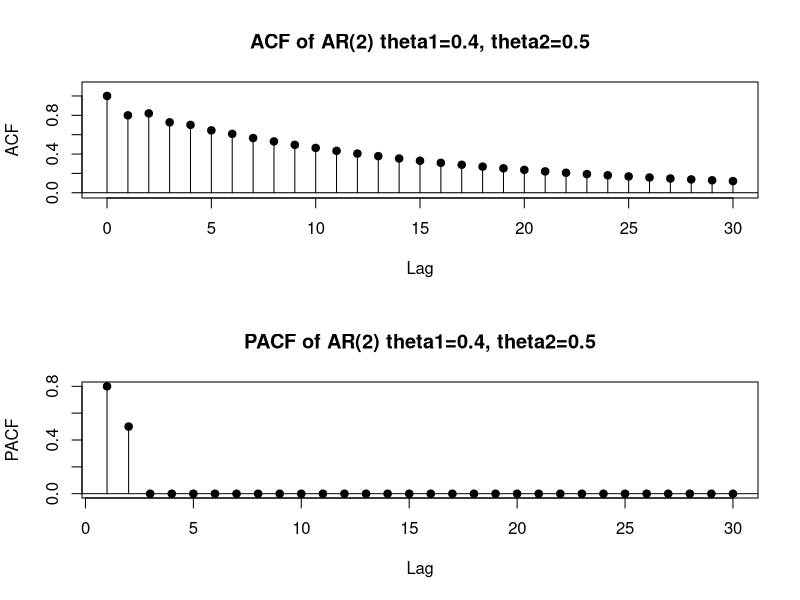
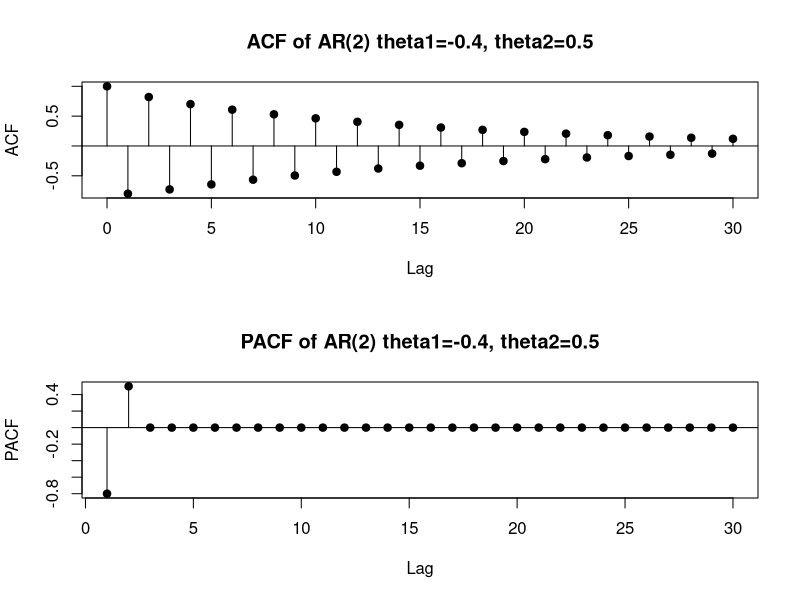
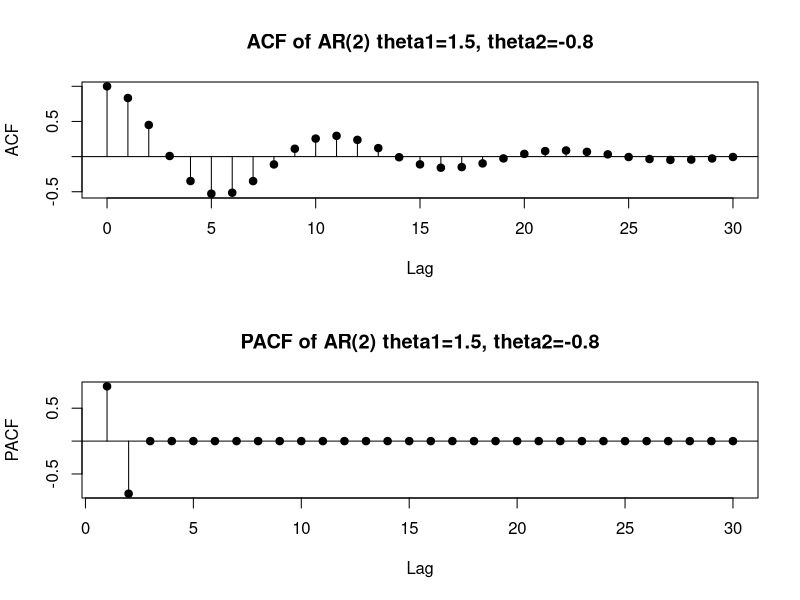
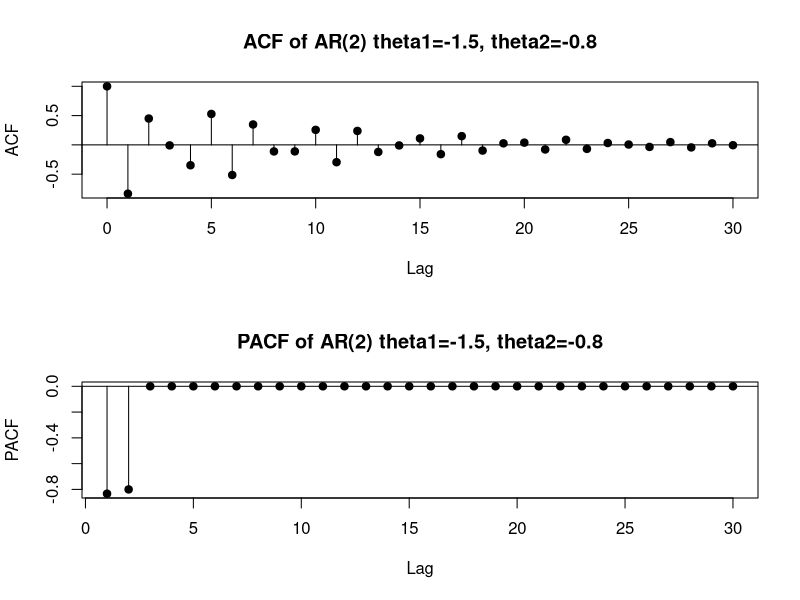
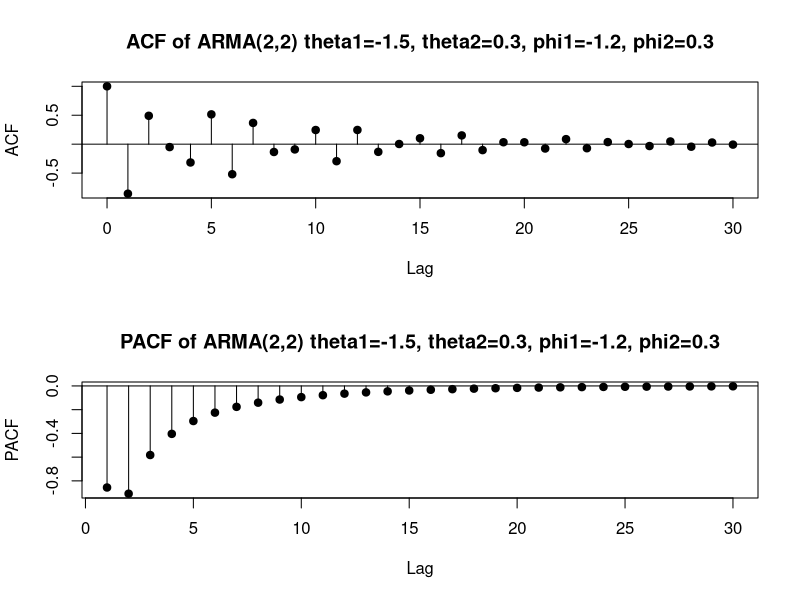

Write R code to recreate these figures, in order.
### 1
# a
0.6*(2.5-0)+0.8*0.5
0.6*(1.9-0)
0.6*(1.14-0)

# b
15 + 0.6*(2.5-15)+0.8*0.5
15 + 0.6*(7.9-15)+0.8*0
15 + 0.6*(10.74-15)+0.8*0

# c
0.01+0.6*(2.5-0.01)+0.8*0.5
0.01+0.6*(2.5-0.01)+0.8*0.5 + 7.5

0.01+0.6*(1.904-0.01)+0.8*0
0.01+0.6*(1.904-0.01)+0.8*0 + 9.404

0.01+0.6*(1.1464-0.01)+0.8*0
0.01+0.6*(1.1464-0.01)+0.8*0 + 10.5504

### 2
# a
0+0.6*(2.5-0)+(-0.8)*(-0.3)+0.5*(0.5)
0+0.6*(1.99-0)+(-0.8)*(0)+0.5*(-0.3)
0+0.6*(1.044-0)+(-0.8)*(0)+0.5*(0)

# b
15+0.6*(2.5-15)+(-0.8)*(-0.3)+0.5*(0.5)
15+0.6*(7.99-15)+(-0.8)*(0)+0.5*(-0.3)
15+0.6*(10.644-15)+(-0.8)*(0)+0.5*(0)

# c
0.01+0.6*(2.5-0.01)+(-0.8)*(-0.3)+0.5*(0.5)
0.01+0.6*(2.5-0.01)+(-0.8)*(-0.3)+0.5*(0.5) + 7.5

0.01+0.6*(1.994-0.01)+(-0.8)*0+0.5*(-0.3)
0.01+0.6*(1.994-0.01)+(-0.8)*0+0.5*(-0.3) + 9.494

0.01+0.6*(1.0504-0.01)+(-0.8)*0+0.5*(0)
0.01+0.6*(1.0504-0.01)+(-0.8)*0+0.5*(0) + 10.5444

### 3
# a
par(mfrow=c(2,1))
jmax <- 30
lags <- 0:jmax
rhos <- ARMAacf(ar = c(0.4, 0.5), lag.max = jmax)
plot(lags, rhos, pch = 19, xlab = "Lag", ylab = "ACF", ylim = c(-0.01, 1.1), 
     main = 'ACF of AR(2) theta1=0.4, theta2=0.5')
segments(x0 = lags, y0 = 0, x1 = lags, y1 = rhos)
abline(h = 0)

rhos2 <- ARMAacf(ar = c(0.4, 0.5), lag.max = jmax, pacf = TRUE)
lags2 <- 1:jmax
plot(lags2, rhos2, pch = 19, xlab = "Lag", ylab = "PACF", 
     main = 'PACF of AR(2) theta1=0.4, theta2=0.5')
segments(x0 = lags2, y0 = 0, x1 = lags2, y1 = rhos2)
abline(h = 0)

# b
rhos3 <- ARMAacf(ar = c(-0.4, 0.5), lag.max = jmax)
plot(lags, rhos3, pch = 19, xlab = "Lag", ylab = "ACF", 
     main = 'ACF of AR(2) theta1=-0.4, theta2=0.5')
segments(x0 = lags, y0 = 0, x1 = lags, y1 = rhos3)
abline(h = 0)

rhos4 <- ARMAacf(ar = c(-0.4, 0.5), lag.max = jmax, pacf = TRUE)
plot(lags2, rhos4, pch = 19, xlab = "Lag", ylab = "PACF", 
     main = 'PACF of AR(2) theta1=-0.4, theta2=0.5')
segments(x0 = lags2, y0 = 0, x1 = lags2, y1 = rhos4)
abline(h = 0)

# c
rhos5 <- ARMAacf(ar = c(1.5, -0.8), lag.max = jmax)
plot(lags, rhos5, pch = 19, xlab = "Lag", ylab = "ACF", 
     main = 'ACF of AR(2) theta1=1.5, theta2=-0.8')
segments(x0 = lags, y0 = 0, x1 = lags, y1 = rhos5)
abline(h = 0)

rhos6 <- ARMAacf(ar = c(1.5, -0.8), lag.max = jmax, pacf = TRUE)
plot(lags2, rhos6, pch = 19, xlab = "Lag", ylab = "PACF", 
     main = 'PACF of AR(2) theta1=1.5, theta2=-0.8')
segments(x0 = lags2, y0 = 0, x1 = lags2, y1 = rhos6)
abline(h = 0)

# d
rhos7 <- ARMAacf(ar = c(-1.5, -0.8), lag.max = jmax)
plot(lags, rhos7, pch = 19, xlab = "Lag", ylab = "ACF", 
     main = 'ACF of AR(2) theta1=-1.5, theta2=-0.8')
segments(x0 = lags, y0 = 0, x1 = lags, y1 = rhos7)
abline(h = 0)

rhos8 <- ARMAacf(ar = c(-1.5, -0.8), lag.max = jmax, pacf = TRUE)
plot(lags2, rhos8, pch = 19, xlab = "Lag", ylab = "PACF", 
     main = 'PACF of AR(2) theta1=-1.5, theta2=-0.8')
segments(x0 = lags2, y0 = 0, x1 = lags2, y1 = rhos8)
abline(h = 0)

# e
rhos9 <- ARMAacf(ar = c(-1.5, -0.8), ma = c(-1.2, 0.3), lag.max = jmax)
plot(lags, rhos9, pch = 19, xlab = "Lag", ylab = "ACF", 
     main = 'ACF of ARMA(2,2) theta1=-1.5, theta2=0.3, phi1=-1.2, phi2=0.3')
segments(x0 = lags, y0 = 0, x1 = lags, y1 = rhos9)
abline(h = 0)

rhos10 <- ARMAacf(ar = c(-1.5, -0.8), ma = c(-1.2, 0.3), lag.max = jmax, pacf = TRUE)
plot(lags2, rhos10, pch = 19, xlab = "Lag", ylab = "PACF", 
     main = 'PACF of ARMA(2,2) theta1=-1.5, theta2=0.3, phi1=-1.2, phi2=0.3')
segments(x0 = lags2, y0 = 0, x1 = lags2, y1 = rhos10)
abline(h = 0)

